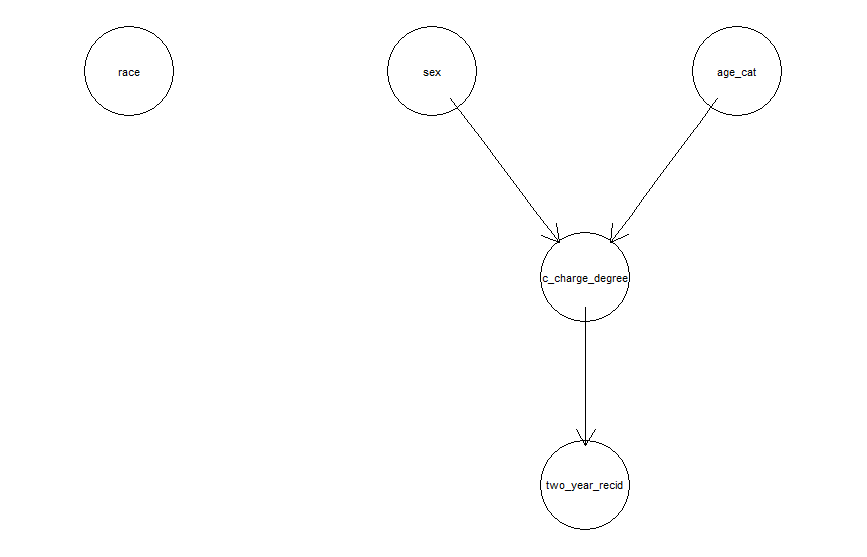

Generate this figure with R:
setwd("E:/2020/fairness/")

library(dplyr)
library(bnlearn)
library(Rgraphviz)


df <- read.csv('compas-scores-two-years_short.csv',stringsAsFactors=TRUE)

df_new <- df %>%
  mutate(two_year_recid = factor(two_year_recid)) %>%
  select(0:ncol(df))


nodes = c("race","sex","age_cat","c_charge_degree","two_year_recid")
e = empty.graph(nodes)
modelstring(e) = "[race][sex][age_cat][c_charge_degree|sex:age_cat][two_year_recid|c_charge_degree]"
dag = model2network(modelstring(e), ordering = nodes)
graphviz.plot(dag)


model3 = bn.fit(x = dag, data = df_new)

write.csv(model3$race$prob,"model3_race.csv", row.names = TRUE)
write.csv(model3$sex$prob,"model3_sex.csv", row.names = TRUE)
write.csv(model3$age_cat$prob,"model3_age_cat.csv", row.names = TRUE)
write.csv(model3$c_charge_degree$prob,"model3_c_charge_degree.csv", row.names = TRUE)
write.csv(model3$two_year_recid$prob,"model3_two_year_recid.csv", row.names = TRUE)
